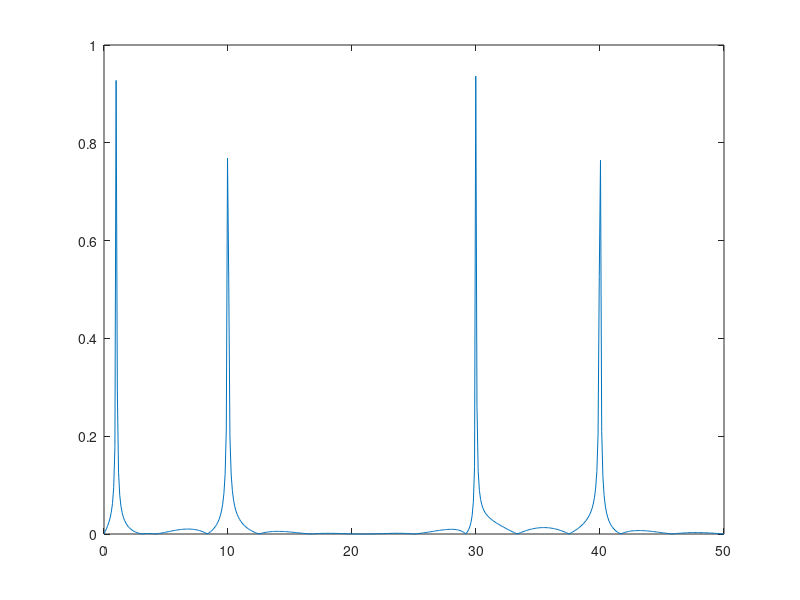
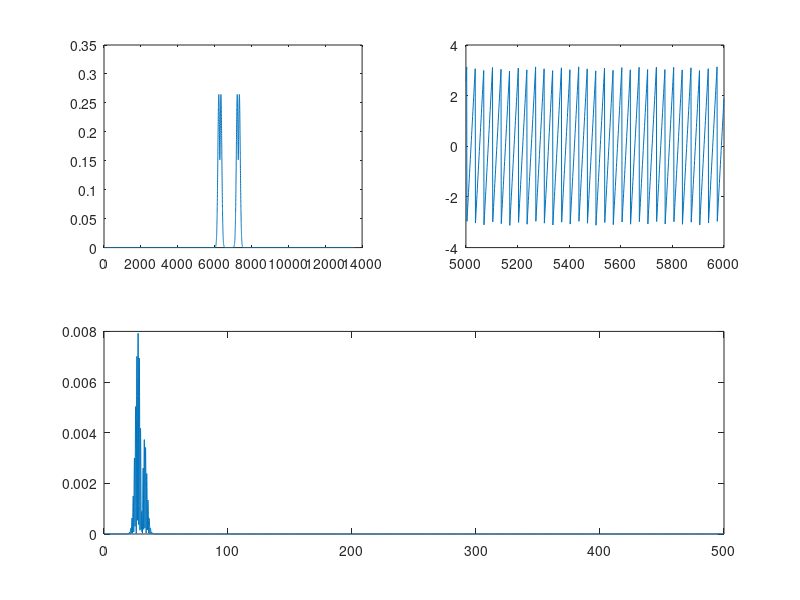

Write the MATLAB code that produced these figures, in order.

ShowStuff = 0;

%%
% Generate the signal that will be filtered
% 

SamplingFreq = 100; % Sampling frequency (Hz)
SamplingPeriod = 1/SamplingFreq; % Sampling period (sec)
SamplingLength = 10; % Sampling length (sec)
NbOfSample = SamplingFreq*SamplingLength; % Tot number of samples

% Time reference (10 secs)
t = (0:(NbOfSample-1))*SamplingPeriod;

% Frequency Components of the "sampled" signal
f1 = 1;
f2 = 10;
f3 = 30;
f4 = 60;

% Generation of the sampled signal
SampledSignal = sin(f1*2*pi*t)+sin(f2*2*pi*t)+sin(f3*2*pi*t)+sin(f4*2*pi*t);
SampledSignal_cpy = SampledSignal;
% FFT of the sampled signal
NFFT = 2^nextpow2(numel(t));
fft_out = fft(SampledSignal,NFFT)/numel(t);
freq_axis = SamplingFreq/2*linspace(0,1,NFFT/2+1); % +1 is for the DC component at 0 Hz

% Show the FFT output
if(1)
    figure(1);
    plot(freq_axis, 2*abs(fft_out(1:NFFT/2+1)));
end

%%
% Generates the two orthogonal components of the gabor filter

SamplingFreq = 1000; % Sampling frequency (Hz)
SamplingPeriod = 1/SamplingFreq; % Sampling period (sec)

CenterFreq = 30*(2*pi);
BandWidth = 0.01*2*pi;
t = -2*pi:SamplingPeriod:2*pi;

SinPartGF = exp(-t.^2/(2*BandWidth^2)).*sin(t*CenterFreq);
CosPartGF = exp(-t.^2/(2*BandWidth^2)).*cos(t*CenterFreq);

filteredSignal = [];
filteredSignal_phase = [];
filteredSignal_sin = [];
filteredSignal_cos = [];

filteredSignal_sin = conv(SampledSignal,SinPartGF);
filteredSignal_cos = conv(SampledSignal,CosPartGF);

filteredSignal = zeros(1,length(filteredSignal_sin));
filteredSignal_phase = zeros(1,length(filteredSignal_sin));

for i=1:length(filteredSignal_sin)
    filteredSignal(i) = sqrt(filteredSignal_sin(i)^2+filteredSignal_cos(i)^2);
    filteredSignal_phase(i) = atan2(filteredSignal_sin(i),filteredSignal_cos(i)); 
end

% FFT of the filtered signal
NFFT = 2^nextpow2(numel(filteredSignal_sin));
fft_out = fft(filteredSignal_sin,NFFT)/numel(filteredSignal_sin);
freq_axis = SamplingFreq/2*linspace(0,1,NFFT/2+1); % +1 is for the DC component at 0 Hz
    
    

if(0)
    figure(1);hold on;
    plot(t,SinPartGF, 'color', 'r');
    plot(t,CosPartGF, 'color', 'b');
end

if(1)
    figure(2);
    subplot(2,2,1);
    plot(filteredSignal);
    subplot(2,2,2);
    plot(5000:6000,filteredSignal_phase(5000:6000));
    subplot(2,2,[3 4]);
    plot(freq_axis, 2*abs(fft_out(1:NFFT/2+1)));
end





